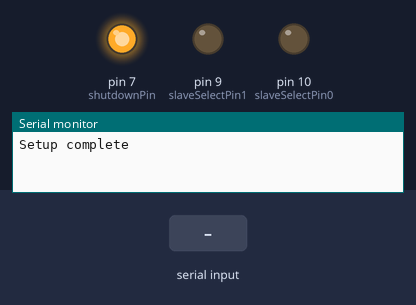
The sketch below on a simulated Arduino Uno, built with avr-gcc and run on an emulated ATmega328P. On the bench: output pins drawn as LEDs (lit = HIGH), the last lines printed to the serial monitor. The test bench sets the inputs (shaded band).

Above: at 1.2 s.
1.3 s: "90,45\n" received over Serial
At 2.5 s:
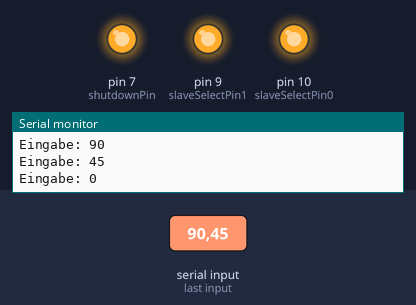
Timing chart, 0 to 4.3 s (numbered marks = the images above; inputs shaded):
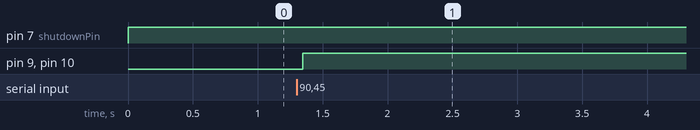

Measured:
- after the input at 1.3 s, pin 9 (slaveSelectPin1), pin 10 (slaveSelectPin0): LOW → HIGH after 0.05 s

The sketch:

MCP4261-Test2-Eingabe.ino
```cpp
// inslude the SPI library:
#include <SPI.h>

// set pin 10 as the slave select for the digital pot:
const int slaveSelectPin0 = 10;
const int slaveSelectPin1 = 9;
const int shutdownPin = 7;
const int wiper0writeAddr = B00000000;
const int wiper1writeAddr = B00010000;
const int tconwriteAddr = B01000000;
const int tcon_0off_1on = B11110000;
const int tcon_0on_1off = B00001111;
const int tcon_0off_1off = B00000000;
const int tcon_0on_1on = B11111111;

int warten = 3000;
int eingabe = 0;


void setup() {
  Serial.begin(9600);
  // set the slaveSelectPin as an output:
  pinMode (slaveSelectPin0, OUTPUT);
  pinMode (slaveSelectPin1, OUTPUT);
  // set the shutdownPin as an output:
  pinMode (shutdownPin, OUTPUT);
  // start with all the pots shutdown
  digitalWrite(shutdownPin,LOW);
  // initialize SPI:
  SPI.begin();
  Serial.println("Setup complete");
}

void loop() {
  digitalWrite(shutdownPin,HIGH); //Turn off shutdown

      if (Serial.available() > 0) {
                // read the incoming byte:
                eingabe = Serial.parseInt();
                Serial.print("Eingabe: ");
                Serial.println(eingabe);
                digitalPotWrite0(wiper0writeAddr, eingabe);
                digitalPotWrite0(wiper1writeAddr, eingabe);
                digitalPotWrite1(wiper0writeAddr, eingabe);
                digitalPotWrite1(wiper1writeAddr, eingabe);
      }


}


void digitalPotWrite0(int address, int value) {
  // take the SS pin low to select the chip:
  digitalWrite(slaveSelectPin0,LOW);
  //  send in the address and value via SPI:
  SPI.transfer(address);
  SPI.transfer(value);
  // take the SS pin high to de-select the chip:
  digitalWrite(slaveSelectPin0,HIGH);
}

void digitalPotWrite1(int address, int value) {
  // take the SS pin low to select the chip:
  digitalWrite(slaveSelectPin1,LOW);
  //  send in the address and value via SPI:
  SPI.transfer(address);
  SPI.transfer(value);
  // take the SS pin high to de-select the chip:
  digitalWrite(slaveSelectPin1,HIGH);
}
```
